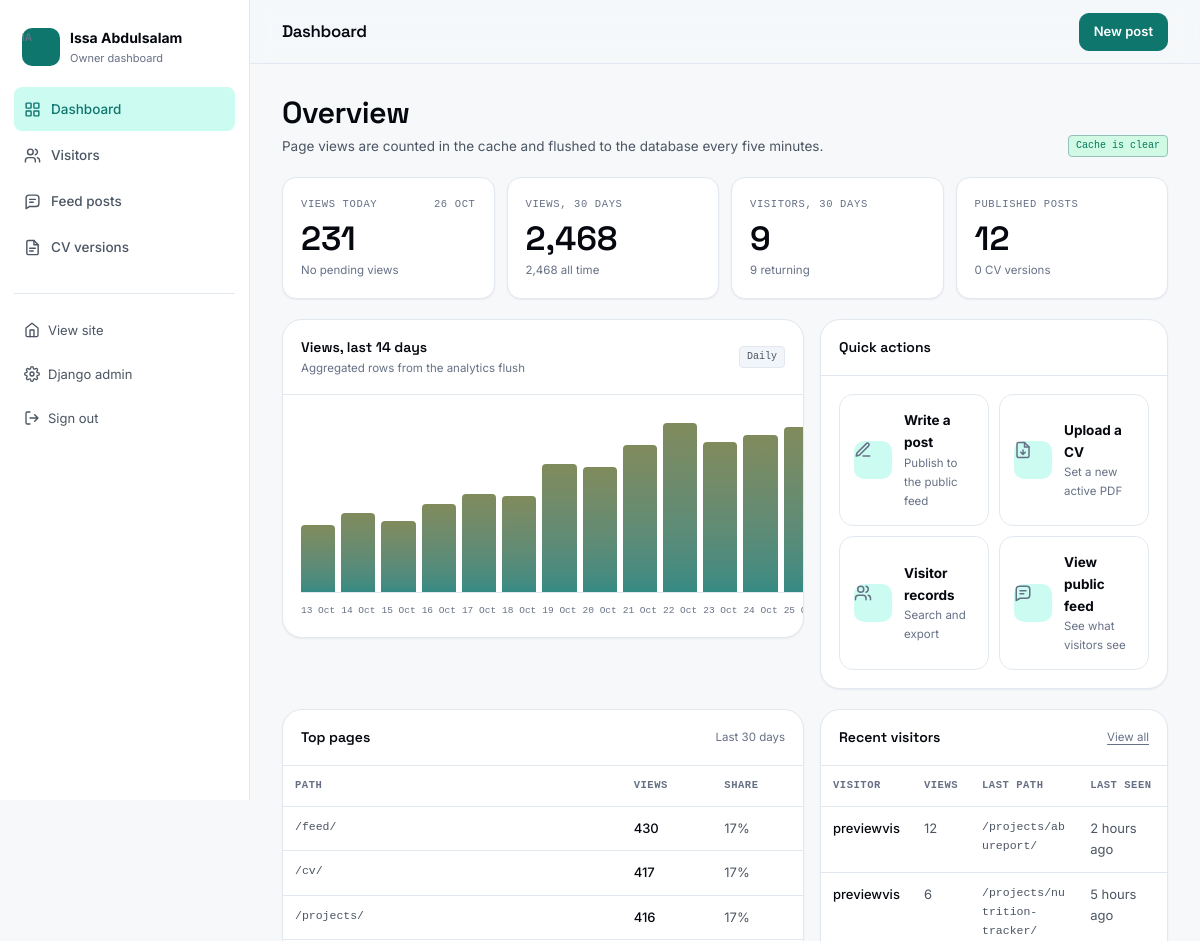
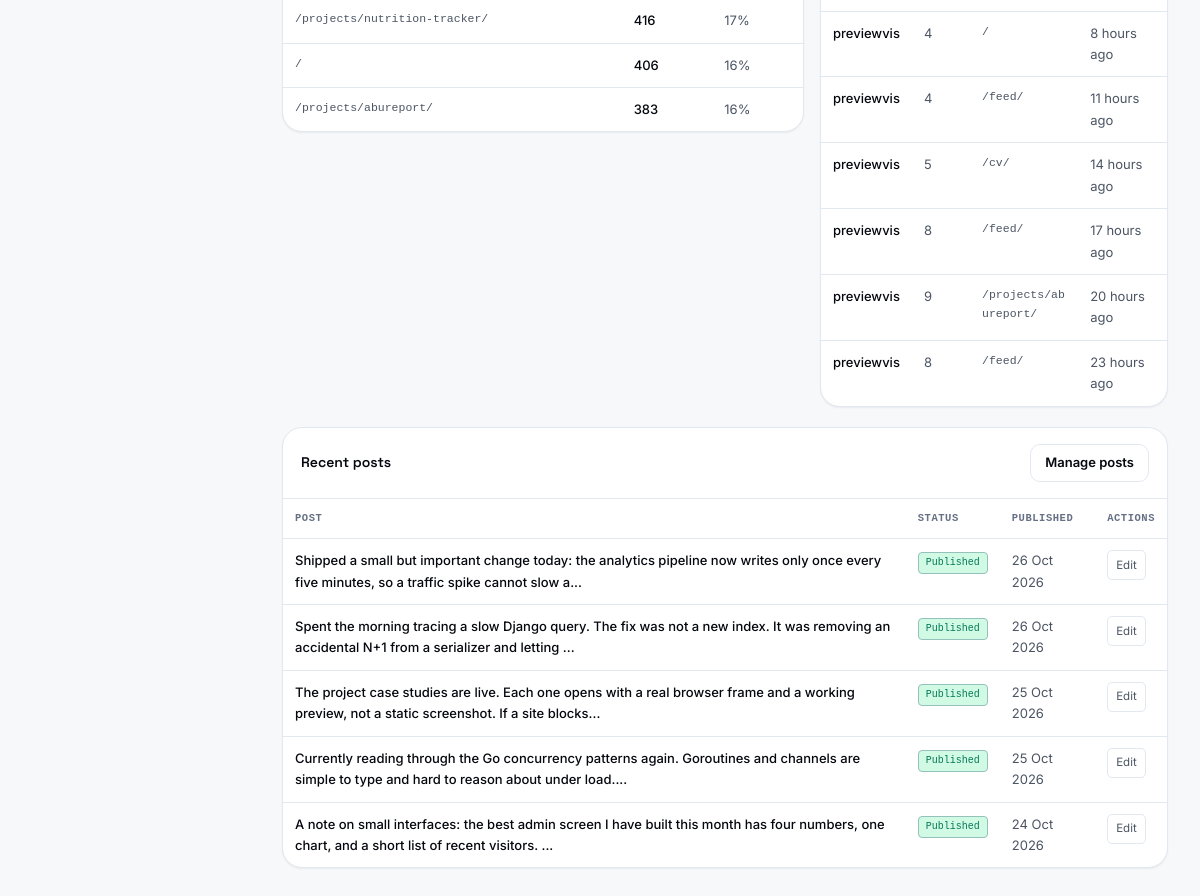
Screenshot of /custom-admin/ (signed in) with the database file from the repository (2 pictures, top to bottom).
### portfolio/models.py (models this page shows, shortened)
class Visitor(models.Model):
    visitor_hash = models.CharField(max_length=64, unique=True)
    first_seen = models.DateTimeField()
    last_seen = models.DateTimeField(db_index=True)
    views = models.PositiveBigIntegerField(default=0)
    last_path = models.CharField(max_length=255, blank=True)
    user_agent = models.CharField(max_length=300, blank=True)
    referrer = models.CharField(max_length=200, blank=True)
    class Meta:
        ordering = ["-last_seen"]
        indexes = [models.Index(fields=["-last_seen"], name="visitor_seen_idx")]
    @property
    def short_hash(self):
        return self.visitor_hash[:10]

class FeedPost(models.Model):
    author = models.ForeignKey(
        settings.AUTH_USER_MODEL,
        on_delete=models.CASCADE,
        related_name="feed_posts",
    )
    content = models.TextField()
    image_url = models.URLField(
        max_length=500,
        blank=True,
        help_text="Optional external image URL. Images are never uploaded here.",
    )
    is_published = models.BooleanField(default=True)
    created_at = models.DateTimeField(auto_now_add=True, db_index=True)
    updated_at = models.DateTimeField(auto_now=True)
    class Meta:
        ordering = ["-created_at"]
        indexes = [models.Index(fields=["-created_at"], name="feed_created_idx")]
    @property
    def excerpt(self):
        text = " ".join(self.content.split())
        return f"{text[:140]}..." if len(text) > 140 else text

### portfolio/views.py (the view)
# urls.py: path("custom-admin/", views.custom_admin_dashboard, name="custom_admin"),
@staff_required
def custom_admin_dashboard(request):
    today = timezone.localdate()
    window_start = today - timedelta(days=settings.ANALYTICS_WINDOW_DAYS - 1)
    today_views = (
        PageView.objects.filter(date=today).aggregate(total=Sum("views"))["total"] or 0
    )
    window_views = (
        PageView.objects.filter(date__gte=window_start).aggregate(
            total=Sum("views")
        )["total"]
        or 0
    )
    total_views = PageView.objects.aggregate(total=Sum("views"))["total"] or 0
    visitors_window = Visitor.objects.filter(
        last_seen__gte=timezone.now() - timedelta(days=settings.ANALYTICS_WINDOW_DAYS)
    ).count()
    returning_visitors = Visitor.objects.filter(views__gt=1).count()
    chart_start = today - timedelta(days=13)
    rows = (
        PageView.objects.filter(date__gte=chart_start)
        .values("date")
        .annotate(total=Sum("views"))
        .order_by("date")
    )
    by_date = {row["date"]: row["total"] for row in rows}
    chart = []
    for offset in range(14):
        day = chart_start + timedelta(days=offset)
        chart.append(
            {
                "date": day,
                "label": day.strftime("%d %b"),
                "views": by_date.get(day, 0),
            }
        )
    max_views = max((point["views"] for point in chart), default=0) or 1
    for point in chart:
        point["height"] = max(2, round((point["views"] / max_views) * 100))
    top_pages = list(
        PageView.objects.filter(date__gte=window_start)
        .values("path")
        .annotate(total=Sum("views"))
        .order_by("-total")[:8]
    )
    for page in top_pages:
        page["share"] = (
            round((page["total"] / window_views) * 100) if window_views else 0
        )
    context = {
        "today": today,
        "today_views": today_views,
        "window_views": window_views,
        "total_views": total_views,
        "visitors_window": visitors_window,
        "returning_visitors": returning_visitors,
        "posts_count": FeedPost.objects.count(),
        "cv_count": CVVersion.objects.count(),
        "chart": chart,
        "top_pages": top_pages,
        "recent_visitors": Visitor.objects.all()[:8],
        "recent_posts": FeedPost.objects.select_related("author")[:5],
        "pending": pending_snapshot(),
        "window_days": settings.ANALYTICS_WINDOW_DAYS,
    }
    return render(request, "portfolio/custom_admin/dashboard.html", context)

### portfolio/templates/portfolio/custom_admin/dashboard.html (shortened to what this page needs)
{% extends "portfolio/custom_admin/base_admin.html" %}
{% load humanize %}
{% block admin_title %}Dashboard{% endblock %}
{% block admin_actions %}
<a class="btn btn-small btn-primary" href="{% url 'portfolio:feed' %}#composer">New post</a>
{% endblock %}
{% block admin_content %}
<div class="admin-page-head">
  <div>
    <h2>Overview</h2>
    <p>Page views are counted in the cache and flushed to the database every five minutes.</p>
  </div>
  <span class="badge {% if pending.views %}badge-warning{% else %}badge-success{% endif %}">
    {% if pending.views %}{{ pending.views|intcomma }} views pending flush{% else %}Cache is clear{% endif %}
  </span>
</div>
<div class="stat-grid">
  <div class="stat-card">
    <div class="stat-label">Views today <span>{{ today|date:"d M" }}</span></div>
    <div class="stat-value">{{ today_views|intcomma }}</div>
    <div class="stat-hint">{% if pending.views %}+{{ pending.views|intcomma }} waiting in cache{% else %}No pending views{% endif %}</div>
  </div>
  <div class="stat-card">
    <div class="stat-label">Views, {{ window_days }} days</div>
    <div class="stat-value">{{ window_views|intcomma }}</div>
    <div class="stat-hint">{{ total_views|intcomma }} all time</div>
  </div>
  <div class="stat-card">
    <div class="stat-label">Visitors, {{ window_days }} days</div>
    <div class="stat-value">{{ visitors_window|intcomma }}</div>
    <div class="stat-hint">{{ returning_visitors|intcomma }} returning</div>
  </div>
  <div class="stat-card">
    <div class="stat-label">Published posts</div>
    <div class="stat-value">{{ posts_count|intcomma }}</div>
    <div class="stat-hint">{{ cv_count }} CV version{{ cv_count|pluralize }}</div>
  </div>
</div>
<div class="dashboard-grid">
  <section class="panel" aria-labelledby="chart-heading">
    <div class="panel-head">
      <div>
        <div class="panel-title" id="chart-heading">Views, last 14 days</div>
        <div class="panel-subtitle">Aggregated rows from the analytics flush</div>
      </div>
      <span class="badge">Daily</span>
    </div>
    <div class="panel-body">
      <div class="chart">
        <div class="chart-bars" role="img" aria-label="Bar chart of page views for the last 14 days">
          {% for point in chart %}
          <div class="chart-bar" title="{{ point.label }}: {{ point.views }} views">
            <div class="chart-bar-fill" style="height: {{ point.height }}%"></div>
          </div>
          {% endfor %}
        </div>
        <div class="chart-labels" aria-hidden="true">
          {% for point in chart %}<span class="chart-label">{{ point.label }}</span>{% endfor %}
        </div>
      </div>
    </div>
  </section>
  <section class="panel" aria-labelledby="quick-heading">
    <div class="panel-head">
      <div class="panel-title" id="quick-heading">Quick actions</div>
    </div>
    <div class="panel-body">
      <div class="quick-actions">
        <a class="quick-action" href="{% url 'portfolio:feed' %}#composer">
          <span class="quick-action-icon" aria-hidden="true">
            <svg viewBox="0 0 24 24" fill="none" stroke="currentColor" stroke-width="2" stroke-linecap="round" stroke-linejoin="round"><path d="M12 20h9"/><path d="M16.5 3.5a2.12 2.12 0 0 1 3 3L7 19l-4 1 1-4z"/></svg>
          </span>
          <span><strong>Write a post</strong><span>Publish to the public feed</span></span>
        </a>
        <a class="quick-action" href="{% url 'portfolio:custom_admin_cv' %}">
          <span class="quick-action-icon" aria-hidden="true">
            <svg viewBox="0 0 24 24" fill="none" stroke="currentColor" stroke-width="2" stroke-linecap="round" stroke-linejoin="round"><path d="M14 2H6a2 2 0 0 0-2 2v16a2 2 0 0 0 2 2h12a2 2 0 0 0 2-2V8z"/><path d="M14 2v6h6M12 18v-6M9 15l3 3 3-3"/></svg>
          </span>
          <span><strong>Upload a CV</strong><span>Set a new active PDF</span></span>
        </a>
        <a class="quick-action" href="{% url 'portfolio:custom_admin_visitors' %}">
          <span class="quick-action-icon" aria-hidden="true">
            <svg viewBox="0 0 24 24" fill="none" stroke="currentColor" stroke-width="2" stroke-linecap="round" stroke-linejoin="round"><path d="M16 21v-2a4 4 0 0 0-4-4H6a4 4 0 0 0-4 4v2"/><circle cx="9" cy="7" r="4"/><path d="M22 21v-2a4 4 0 0 0-3-3.87M16 3.13a4 4 0 0 1 0 7.75"/></svg>
          </span>
          <span><strong>Visitor records</strong><span>Search and export</span></span>
        </a>
        <a class="quick-action" href="{% url 'portfolio:feed' %}">
          <span class="quick-action-icon" aria-hidden="true">
            <svg viewBox="0 0 24 24" fill="none" stroke="currentColor" stroke-width="2" stroke-linecap="round" stroke-linejoin="round"><path d="M21 15a4 4 0 0 1-4 4H8l-5 3V7a4 4 0 0 1 4-4h10a4 4 0 0 1 4 4z"/><path d="M8 9h8M8 13h5"/></svg>
          </span>
          <span><strong>View public feed</strong><span>See what visitors see</span></span>
        </a>
      </div>
    </div>
  </section>
</div>
<div class="dashboard-grid">
  <section class="panel" aria-labelledby="pages-heading">
    <div class="panel-head">
      <div class="panel-title" id="pages-heading">Top pages</div>
      <span class="panel-subtitle">Last {{ window_days }} days</span>
    </div>
    <div class="panel-body panel-body-flush">
      <div class="table-wrap">
        <table class="data-table">
          <thead>
            <tr><th scope="col">Path</th><th scope="col">Views</th><th scope="col">Share</th></tr>
          </thead>
          <tbody>
            {% for page in top_pages %}
            <tr>
              <td class="path" data-label="Path">{{ page.path }}</td>
              <td class="strong" data-label="Views">{{ page.total|intcomma }}</td>
              <td data-label="Share">{{ page.share }}%</td>
            </tr>
            {% empty %}
            <tr><td colspan="3" class="muted">No page views have been flushed yet.</td></tr>
            {% endfor %}
          </tbody>
        </table>
      </div>
    </div>
  </section>
  <section class="panel" aria-labelledby="visitors-heading">
    <div class="panel-head">
      <div class="panel-title" id="visitors-heading">Recent visitors</div>
      <a class="panel-subtitle" href="{% url 'portfolio:custom_admin_visitors' %}">View all</a>
    </div>
    <div class="panel-body panel-body-flush">
      <div class="table-wrap">
        <table class="data-table">
          <thead>
            <tr><th scope="col">Visitor</th><th scope="col">Views</th><th scope="col">Last path</th><th scope="col">Last seen</th></tr>
          </thead>
          <tbody>
            {% for visitor in recent_visitors %}
            <tr>
              <td class="strong" data-label="Visitor">{{ visitor.short_hash }}</td>
              <td data-label="Views">{{ visitor.views|intcomma }}</td>
              <td class="path" data-label="Last path">{{ visitor.last_path|default:"-" }}</td>
              <td data-label="Last seen">{{ visitor.last_seen|naturaltime }}</td>
            </tr>
            {% empty %}
            <tr><td colspan="4" class="muted">No visitor records yet. The first flush creates them.</td></tr>
            {% endfor %}
          </tbody>
        </table>
      </div>
    </div>
  </section>
</div>
<section class="panel" aria-labelledby="posts-heading">
  <div class="panel-head">
    <div class="panel-title" id="posts-heading">Recent posts</div>
    <a class="btn btn-small btn-ghost" href="{% url 'portfolio:custom_admin_posts' %}">Manage posts</a>
  </div>
  <div class="panel-body panel-body-flush">
    <div class="table-wrap">
      <table class="data-table">
        <thead>
          <tr><th scope="col">Post</th><th scope="col">Status</th><th scope="col">Published</th><th scope="col">Actions</th></tr>
        </thead>
        <tbody>
          {% for post in recent_posts %}
          <tr>
            <td class="strong" data-label="Post">{{ post.excerpt }}</td>
            <td data-label="Status"><span class="badge {% if post.is_published %}badge-success{% else %}badge-warning{% endif %}">{% if post.is_published %}Published{% else %}Hidden{% endif %}</span></td>
            <td data-label="Published">{{ post.created_at|date:"d M Y" }}</td>
            <td data-label="Actions"><a class="inline-button" href="{% url 'portfolio:feed_edit' post.pk %}">Edit</a></td>
          </tr>
          {% empty %}
          <tr><td colspan="4" class="muted">No posts yet.</td></tr>
          {% endfor %}
        </tbody>
      </table>
    </div>
  </div>
</section>
{% endblock %}

### portfolio/templates/portfolio/custom_admin/base_admin.html (shortened to what this page needs)
{% extends "base/base_template.html" %}
{% block body_class %}admin-body{% endblock %}
{% block content %}
<div class="admin-shell">
  <aside class="admin-sidebar" data-admin-sidebar aria-label="Owner navigation">
    <a class="admin-brand" href="{% url 'portfolio:custom_admin' %}">
      <span class="brand-mark" aria-hidden="true">IA</span>
      <span>
        <strong>{{ site.short_name }}</strong>
        <span>Owner dashboard</span>
      </span>
    </a>
    <nav aria-label="Dashboard sections">
      <ul class="admin-nav">
        <li>
          <a href="{% url 'portfolio:custom_admin' %}" {% if request.resolver_match.url_name == 'custom_admin' %}aria-current="page"{% endif %}>
            Dashboard
          </a>
        </li>
        <li>
          <a href="{% url 'portfolio:custom_admin_visitors' %}" {% if request.resolver_match.url_name == 'custom_admin_visitors' %}aria-current="page"{% endif %}>
            <svg viewBox="0 0 24 24" fill="none" stroke="currentColor" stroke-width="2" stroke-linecap="round" stroke-linejoin="round" aria-hidden="true"><path d="M16 21v-2a4 4 0 0 0-4-4H6a4 4 0 0 0-4 4v2"/><circle cx="9" cy="7" r="4"/><path d="M22 21v-2a4 4 0 0 0-3-3.87M16 3.13a4 4 0 0 1 0 7.75"/></svg>
            Visitors
          </a>
        </li>
        <li>
          <a href="{% url 'portfolio:custom_admin_posts' %}" {% if request.resolver_match.url_name == 'custom_admin_posts' %}aria-current="page"{% endif %}>
            <svg viewBox="0 0 24 24" fill="none" stroke="currentColor" stroke-width="2" stroke-linecap="round" stroke-linejoin="round" aria-hidden="true"><path d="M21 15a4 4 0 0 1-4 4H8l-5 3V7a4 4 0 0 1 4-4h10a4 4 0 0 1 4 4z"/><path d="M8 9h8M8 13h5"/></svg>
            Feed posts
          </a>
        </li>
        <li>
          <a href="{% url 'portfolio:custom_admin_cv' %}" {% if request.resolver_match.url_name == 'custom_admin_cv' %}aria-current="page"{% endif %}>
            <svg viewBox="0 0 24 24" fill="none" stroke="currentColor" stroke-width="2" stroke-linecap="round" stroke-linejoin="round" aria-hidden="true"><path d="M14 2H6a2 2 0 0 0-2 2v16a2 2 0 0 0 2 2h12a2 2 0 0 0 2-2V8z"/><path d="M14 2v6h6M8 13h8M8 17h5"/></svg>
            CV versions
          </a>
        </li>
      </ul>
    </nav>
    <div class="admin-sidebar-footer">
      <a href="{% url 'portfolio:home' %}">
        <svg viewBox="0 0 24 24" width="16" height="16" fill="none" stroke="currentColor" stroke-width="2" stroke-linecap="round" stroke-linejoin="round" aria-hidden="true"><path d="m3 9 9-7 9 7v11a2 2 0 0 1-2 2H5a2 2 0 0 1-2-2z"/><path d="M9 22V12h6v10"/></svg>
        View site
      </a>
      <a href="/admin/">
        Django admin
      </a>
      <form method="post" action="{% url 'portfolio:logout' %}">
        <button type="submit">
          <svg viewBox="0 0 24 24" width="16" height="16" fill="none" stroke="currentColor" stroke-width="2" stroke-linecap="round" stroke-linejoin="round" aria-hidden="true"><path d="M9 21H5a2 2 0 0 1-2-2V5a2 2 0 0 1 2-2h4"/><path d="m16 17 5-5-5-5M21 12H9"/></svg>
          Sign out
        </button>
      </form>
    </div>
  </aside>
  <div class="admin-main">
    <div class="admin-topbar">
      <div class="admin-topbar-left">
        <h1>{% block admin_title %}Dashboard{% endblock %}</h1>
      </div>
      <div class="admin-topbar-actions">
        {% block admin_actions %}{% endblock %}
      </div>
    </div>
    <div class="admin-content">
      {% block admin_content %}{% endblock %}
    </div>
  </div>
</div>
{% endblock %}

### templates/base/base_template.html (shortened to what this page needs)
{% load static %}<!DOCTYPE html>
<html lang="en">
<head>
  <link rel="preload" href="{% static 'portfolio/css/styles.css' %}" as="style" onload="this.onload=null;this.rel='stylesheet'">
</head>
<body class="{% block body_class %}{% endblock %}">
<main id="main-content">
  {% block content %}{% endblock %}
</main>
</body>
</html>

### rows the page displays
Visitor: short_hash "previewvis", views "12", last_path "/projects/abureport/", last_seen "2 hours ago"
Visitor: short_hash "previewvis", views "6", last_path "/projects/nutrition-tracker/", last_seen "5 hours ago"
Visitor: short_hash "previewvis", views "4", last_path "/", last_seen "8 hours ago"
Visitor: short_hash "previewvis", views "4", last_path "/feed/", last_seen "11 hours ago"
Visitor: short_hash "previewvis", views "5", last_path "/cv/", last_seen "14 hours ago"
Visitor: short_hash "previewvis", views "8", last_path "/feed/", last_seen "17 hours ago"
Visitor: short_hash "previewvis", views "9", last_path "/projects/abureport/", last_seen "20 hours ago"
Visitor: short_hash "previewvis", views "8", last_path "/feed/", last_seen "23 hours ago"
FeedPost: excerpt "Shipped a small but important change today: the analytics pipeline now writes only once every five minutes, so a traffic spike cannot slow a...", is_published "Published", created_at "26 Oct 2026"
FeedPost: excerpt "Spent the morning tracing a slow Django query. The fix was not a new index. It was removing an accidental N+1 from a serializer and letting ...", is_published "Published", created_at "26 Oct 2026"
FeedPost: excerpt "The project case studies are live. Each one opens with a real browser frame and a working preview, not a static screenshot. If a site blocks...", is_published "Published", created_at "25 Oct 2026"
FeedPost: excerpt "Currently reading through the Go concurrency patterns again. Goroutines and channels are simple to type and hard to reason about under load....", is_published "Published", created_at "25 Oct 2026"
FeedPost: excerpt "A note on small interfaces: the best admin screen I have built this month has four numbers, one chart, and a short list of recent visitors. ...", is_published "Published", created_at "24 Oct 2026"

### other values shown
{{ site.short_name }} "Issa Abdulsalam"
{{ today|date:"d M" }} "26 OCT"
{{ today_views|intcomma }} "231"
{{ window_days }} "30"
{{ window_views|intcomma }} "2,468"
{{ total_views|intcomma }} "2,468"
{{ visitors_window|intcomma }} "9"
{{ returning_visitors|intcomma }} "9"
{{ posts_count|intcomma }} "12"
{{ cv_count }} "0"
{{ point.label }} "13 Oct" "14 Oct" "15 Oct" "16 Oct" "17 Oct" "18 Oct" "19 Oct" "20 Oct" "21 Oct" "22 Oct" "23 Oct" "24 Oct" "25…"
{{ page.path }} "/feed/" "/cv/" "/projects/" "/projects/nutrition-tracker/" "/" "/projects/abureport/"
{{ page.total|intcomma }} "430" "417" "416" "416" "406" "383"
{{ page.share }} "17" "17" "17" "17" "16" "16"
